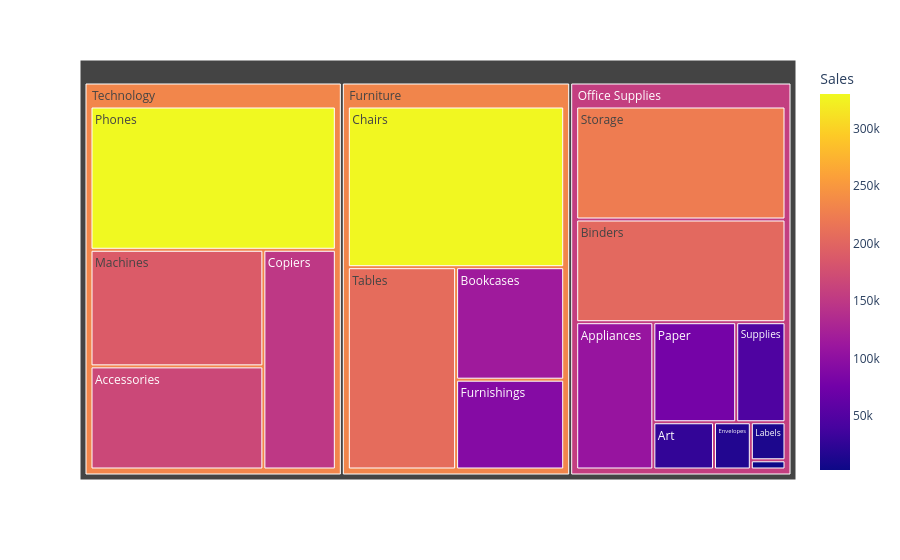

Notebook code cell kept with this figure:
### Code cell
px.treemap(bar,path=['Category','Sub-Category'],values='Sales',color="Sales")

### Figure 1 — Plotly figure (JSON) as saved in the notebook; plotly's stock layout.template omitted (floating-point values rounded to 4 significant figures)
{"data": [{"branchvalues": "total", "customdata": [[114900.0], [328400.0], [91710.0], [207000.0], [107500.0], [27120.0], [203400.0], [16480.0], [3024.0], [12490.0], [78480.0], [223800.0], [46670.0], [167400.0], [149500.0], [189200.0], [330000.0], [232200.0], [156500.0], [233300.0]], "domain": {"x": [0, 1], "y": [0, 1]}, "hovertemplate": "labels=%{label}<br>Sales_sum=%{value}<br>parent=%{parent}<br>id=%{id}<br>Sales=%{color}<extra></extra>", "ids": ["Furniture/Bookcases", "Furniture/Chairs", "Furniture/Furnishings", "Furniture/Tables", "Office Supplies/Appliances", "Office Supplies/Art", "Office Supplies/Binders", "Office Supplies/Envelopes", "Office Supplies/Fasteners", "Office Supplies/Labels", "Office Supplies/Paper", "Office Supplies/Storage", "Office Supplies/Supplies", "Technology/Accessories", "Technology/Copiers", "Technology/Machines", "Technology/Phones", "Furniture", "Office Supplies", "Technology"], "labels": ["Bookcases", "Chairs", "Furnishings", "Tables", "Appliances", "Art", "Binders", "Envelopes", "Fasteners", "Labels", "Paper", "Storage", "Supplies", "Accessories", "Copiers", "Machines", "Phones", "Furniture", "Office Supplies", "Technology"], "marker": {"coloraxis": "coloraxis", "colors": [114900.0, 328400.0, 91710.0, 207000.0, 107500.0, 27120.0, 203400.0, 16480.0, 3024.0, 12490.0, 78480.0, 223800.0, 46670.0, 167400.0, 149500.0, 189200.0, 330000.0, 232200.0, 156500.0, 233300.0]}, "name": "", "parents": ["Furniture", "Furniture", "Furniture", "Furniture", "Office Supplies", "Office Supplies", "Office Supplies", "Office Supplies", "Office Supplies", "Office Supplies", "Office Supplies", "Office Supplies", "Office Supplies", "Technology", "Technology", "Technology", "Technology", "", "", ""], "type": "treemap", "values": [114900.0, 328400.0, 91710.0, 207000.0, 107500.0, 27120.0, 203400.0, 16480.0, 3024.0, 12490.0, 78480.0, 223800.0, 46670.0, 167400.0, 149500.0, 189200.0, 330000.0, 742000.0, 719000.0, 836200.0]}], "layout": {"coloraxis": {"colorbar": {"title": {"text": "Sales"}}, "colorscale": [[0, "#0d0887"], [0.1111, "#46039f"], [0.2222, "#7201a8"], [0.3333, "#9c179e"], [0.4444, "#bd3786"], [0.5556, "#d8576b"], [0.6667, "#ed7953"], [0.7778, "#fb9f3a"], [0.8889, "#fdca26"], [1, "#f0f921"]]}, "legend": {"tracegroupgap": 0}, "margin": {"t": 60}}}
